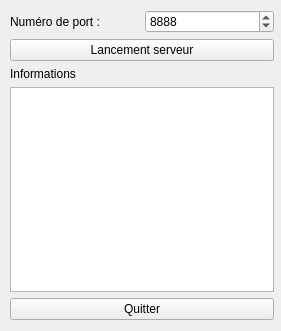
<?xml version="1.0" encoding="UTF-8"?>
<ui version="4.0">
 <class>AuditServeurMonoWidget</class>
 <widget class="QWidget" name="AuditServeurMonoWidget">
  <property name="geometry">
   <rect>
    <x>0</x>
    <y>0</y>
    <width>281</width>
    <height>331</height>
   </rect>
  </property>
  <property name="windowTitle">
   <string>AuditServeurMonoWidget</string>
  </property>
  <widget class="QWidget" name="layoutWidget">
   <property name="geometry">
    <rect>
     <x>10</x>
     <y>10</y>
     <width>264</width>
     <height>310</height>
    </rect>
   </property>
   <layout class="QVBoxLayout" name="verticalLayout_4">
    <item>
     <layout class="QVBoxLayout" name="verticalLayout_3">
      <item>
       <layout class="QHBoxLayout" name="horizontalLayout">
        <item>
         <widget class="QLabel" name="label_numPort">
          <property name="text">
           <string>Numéro de port :</string>
          </property>
         </widget>
        </item>
        <item>
         <widget class="QSpinBox" name="spinBox_port">
          <property name="maximum">
           <number>10000</number>
          </property>
          <property name="value">
           <number>8888</number>
          </property>
         </widget>
        </item>
       </layout>
      </item>
      <item>
       <layout class="QVBoxLayout" name="verticalLayout_2">
        <item>
         <widget class="QPushButton" name="pushButton_lancement">
          <property name="text">
           <string>Lancement serveur</string>
          </property>
         </widget>
        </item>
        <item>
         <layout class="QVBoxLayout" name="verticalLayout">
          <item>
           <widget class="QLabel" name="label">
            <property name="text">
             <string>Informations</string>
            </property>
           </widget>
          </item>
          <item>
           <widget class="QTextEdit" name="textEdit_Information"/>
          </item>
         </layout>
        </item>
       </layout>
      </item>
     </layout>
    </item>
    <item>
     <widget class="QPushButton" name="pushButton_Quitter">
      <property name="text">
       <string>Quitter</string>
      </property>
     </widget>
    </item>
   </layout>
  </widget>
 </widget>
 <resources/>
 <connections>
  <connection>
   <sender>pushButton_Quitter</sender>
   <signal>clicked()</signal>
   <receiver>AuditServeurMonoWidget</receiver>
   <slot>close()</slot>
   <hints>
    <hint type="sourcelabel">
     <x>365</x>
     <y>427</y>
    </hint>
    <hint type="destinationlabel">
     <x>708</x>
     <y>317</y>
    </hint>
   </hints>
  </connection>
 </connections>
</ui>
